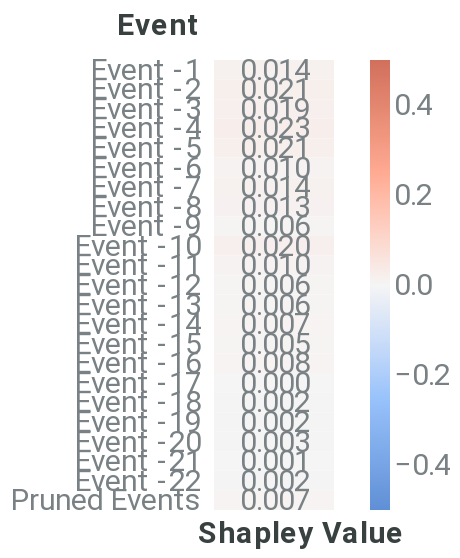

Source (notebook cell):
### Markdown cell above
##### Event-level explanation

### Code cell
event_dict = {'rs': 42, 'nsamples': 32000}
event_data = local_event(f_hs, pos_x_data, event_dict, positive_sequence_id, sequence_id_feat, average_event, pruning_idx)
event_plot = plot_event_heatmap(event_data)
event_plot

### Figure 1 — Vega-Lite specification as saved in the notebook (floating-point values rounded to 4 significant figures)
{"config": {"axis": {"domain": true, "domainColor": "#798184", "grid": false, "gridColor": "#798184", "gridOpacity": 0.5, "gridDash": [3, 5], "gridWidth": 0.8, "gridCap": "round", "labelPadding": 3, "labelFont": "Roboto", "labelColor": "#798184", "tickSize": 5, "tickColor": "#798184", "tickOpacity": 0.5, "titleColor": "#384140", "titleFont": "Roboto", "titleFontSize": 12}, "axisBand": {"domain": true, "ticks": false, "labelPadding": 7}, "axisY": {"domain": false, "titleAlign": "left", "titleAngle": 0, "titleX": -20, "titleY": -10}, "legend": {"labelColor": "#798184", "labelFontSize": 12, "symbolSize": 40, "titleColor": "#384140", "titleFontSize": 12, "titlePadding": 10, "titleFont": "Roboto", "labelFont": "Roboto"}, "line": {"stroke": "#618FE0", "strokeWidth": 2}, "rule": {"stroke": "#798184"}, "path": {"stroke": "#618FE0", "strokeWidth": 0.5}, "rect": {"fill": "#618FE0"}, "point": {"filled": true, "shape": "circle"}, "shape": {"stroke": "#618FE0"}, "bar": {"fill": "#618FE0", "stroke": null}, "text": {"font": "Roboto", "color": "#384140", "fontSize": 12}, "arc": {"stroke": "#fff", "strokeWidth": 1}, "range": {"category": ["#618FE0", "#50D0B0", "#E17560", "#E8B474", "#D889C4", "#34A3BC", "#A583A4"], "ramp": ["#001854", "#002f72", "#04478e", "#1e5fab", "#4477c5", "#6290e1", "#7ea9fd", "#9ec7ff", "#bde4ff"], "heatmap": ["#001854", "#002f72", "#04478e", "#1e5fab", "#4477c5", "#6290e1", "#7ea9fd", "#9ec7ff", "#bde4ff"], "diverging": ["#003b26", "#006b52", "#1aa082", "#55d5b5", "#f5f5f5", "#ffaa92", "#d16f5b", "#9e392c", "#650200"]}, "title": {"anchor": "start", "fontSize": 20, "color": "#384140", "fontWeight": "bold", "offset": 20, "font": "Roboto", "subtitleColor": "#384140", "subtitleFontSize": 16}, "header": {"labelFontSize": 12, "titleFontSize": 16, "labelColor": "#384140", "titleColor": "#384140", "titleFont": "Roboto", "labelFont": "Roboto"}, "group": {"fill": "white"}, "background": "white", "view": {"stroke": "transparent", "continuousHeight": 300, "continuousWidth": 400}}, "layer": [{"mark": "rect", "encoding": {"color": {"field": "rounded", "legend": {"gradientLength": 225, "gradientThickness": 10, "labelFontSize": 15, "orient": "right"}, "scale": {"domain": [-0.5, 0.5], "range": ["#5f8fd6", "#99c3fb", "#f5f5f5", "#ffaa92", "#d16f5b"]}, "title": null, "type": "quantitative"}, "x": {"axis": {"title": "Shapley Value", "titleFontSize": 15}, "field": "column", "type": "ordinal"}, "y": {"axis": {"domain": false, "labelFontSize": 15, "title": "Event", "titleFontSize": 15, "titleX": -49}, "field": "Feature", "sort": ["Event -1", "Event -2", "Event -3", "Event -4", "Event -5", "Event -6", "Event -7", "Event -8", "Event -9", "Event -10", "Event -11", "Event -12", "Event -13", "Event -14", "Event -15", "Event -16", "Event -17", "Event -18", "Event -19", "Event -20", "Event -21", "Event -22", "Pruned Events"], "type": "ordinal"}}}, {"mark": {"type": "text", "align": "right", "baseline": "middle", "color": "#798184", "dx": 18, "fontSize": 15}, "encoding": {"text": {"field": "rounded_str", "type": "nominal"}, "x": {"axis": {"domain": false, "labels": false, "title": "Shapley Value", "titleX": 43}, "field": "column", "type": "ordinal"}, "y": {"axis": {"domain": false, "labelFontSize": 15, "title": "Event", "titleFontSize": 15, "titleX": -49}, "field": "Feature", "sort": ["Event -1", "Event -2", "Event -3", "Event -4", "Event -5", "Event -6", "Event -7", "Event -8", "Event -9", "Event -10", "Event -11", "Event -12", "Event -13", "Event -14", "Event -15", "Event -16", "Event -17", "Event -18", "Event -19", "Event -20", "Event -21", "Event -22", "Pruned Events"], "type": "ordinal"}}}], "data": {"name": "data-61b173ab93197740298f857f697c06b3"}, "height": 225, "width": 60, "$schema": "https://vega.github.io/schema/vega-lite/v4.17.0.json", "datasets": {"data-61b173ab93197740298f857f697c06b3": [{"Shapley Value": 0.01383, "Feature": "Event -1", "row": 1, "column": 1, "rounded": 0.014, "rounded_str": "0.014"}, {"Shapley Value": 0.02088, "Feature": "Event -2", "row": 2, "column": 1, "rounded": 0.021, "rounded_str": "0.021"}, {"Shapley Value": 0.01895, "Feature": "Event -3", "row": 3, "column": 1, "rounded": 0.019, "rounded_str": "0.019"}, {"Shapley Value": 0.02323, "Feature": "Event -4", "row": 4, "column": 1, "rounded": 0.023, "rounded_str": "0.023"}, {"Shapley Value": 0.02126, "Feature": "Event -5", "row": 5, "column": 1, "rounded": 0.021, "rounded_str": "0.021"}, {"Shapley Value": 0.009687, "Feature": "Event -6", "row": 6, "column": 1, "rounded": 0.01, "rounded_str": "0.010"}, {"Shapley Value": 0.01447, "Feature": "Event -7", "row": 7, "column": 1, "rounded": 0.014, "rounded_str": "0.014"}, {"Shapley Value": 0.01283, "Feature": "Event -8", "row": 8, "column": 1, "rounded": 0.013, "rounded_str": "0.013"}, {"Shapley Value": 0.006275, "Feature": "Event -9", "row": 9, "column": 1, "rounded": 0.006, "rounded_str": "0.006"}, {"Shapley Value": 0.02013, "Feature": "Event -10", "row": 10, "column": 1, "rounded": 0.02, "rounded_str": "0.020"}, {"Shapley Value": 0.01037, "Feature": "Event -11", "row": 11, "column": 1, "rounded": 0.01, "rounded_str": "0.010"}, {"Shapley Value": 0.006313, "Feature": "Event -12", "row": 12, "column": 1, "rounded": 0.006, "rounded_str": "0.006"}, {"Shapley Value": 0.006417, "Feature": "Event -13", "row": 13, "column": 1, "rounded": 0.006, "rounded_str": "0.006"}, {"Shapley Value": 0.007173, "Feature": "Event -14", "row": 14, "column": 1, "rounded": 0.007, "rounded_str": "0.007"}, {"Shapley Value": 0.004609, "Feature": "Event -15", "row": 15, "column": 1, "rounded": 0.005, "rounded_str": "0.005"}, {"Shapley Value": 0.007735, "Feature": "Event -16", "row": 16, "column": 1, "rounded": 0.008, "rounded_str": "0.008"}, {"Shapley Value": 0.0004173, "Feature": "Event -17", "row": 17, "column": 1, "rounded": 0.0, "rounded_str": "0.000"}, {"Shapley Value": 0.001551, "Feature": "Event -18", "row": 18, "column": 1, "rounded": 0.002, "rounded_str": "0.002"}, {"Shapley Value": 0.001608, "Feature": "Event -19", "row": 19, "column": 1, "rounded": 0.002, "rounded_str": "0.002"}, {"Shapley Value": 0.002813, "Feature": "Event -20", "row": 20, "column": 1, "rounded": 0.003, "rounded_str": "0.003"}, {"Shapley Value": 0.001315, "Feature": "Event -21", "row": 21, "column": 1, "rounded": 0.001, "rounded_str": "0.001"}, {"Shapley Value": 0.001504, "Feature": "Event -22", "row": 22, "column": 1, "rounded": 0.002, "rounded_str": "0.002"}, {"Shapley Value": 0.007266, "Feature": "Pruned Events", "row": 23, "column": 1, "rounded": 0.007, "rounded_str": "0.007"}]}}
